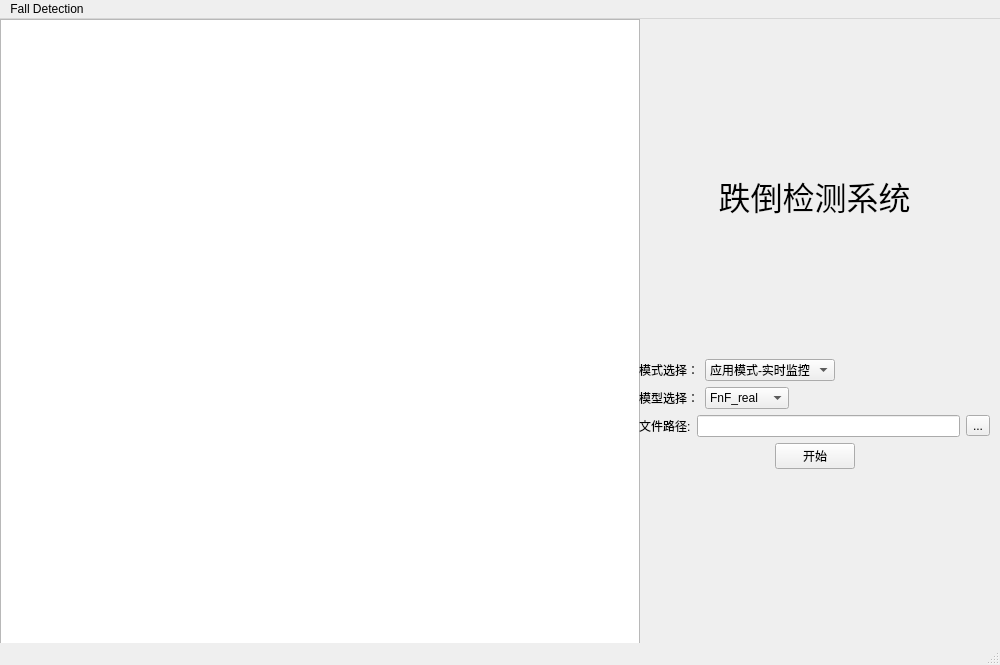
<?xml version="1.0" encoding="UTF-8"?>
<ui version="4.0">
    <class>MainWindow</class>
    <widget class="QMainWindow" name="MainWindow">
        <property name="geometry">
            <rect>
                <x>0</x>
                <y>0</y>
                <width>1000</width>
                <height>665</height>
            </rect>
        </property>
        <property name="windowTitle">
            <string>MainWindow</string>
        </property>
        <widget class="QWidget" name="centralwidget">
            <widget class="QGraphicsView" name="graphicsView">
                <property name="geometry">
                    <rect>
                        <x>0</x>
                        <y>0</y>
                        <width>640</width>
                        <height>640</height>
                    </rect>
                </property>
            </widget>
            <widget class="QWidget" name="">
                <property name="geometry">
                    <rect>
                        <x>639</x>
                        <y>21</y>
                        <width>351</width>
                        <height>561</height>
                    </rect>
                </property>
                <layout class="QVBoxLayout" name="verticalLayout_2">
                    <item>
                        <spacer name="verticalSpacer_3">
                            <property name="orientation">
                                <enum>Qt::Vertical</enum>
                            </property>
                            <property name="sizeHint" stdset="0">
                                <size>
                                    <width>20</width>
                                    <height>40</height>
                                </size>
                            </property>
                        </spacer>
                    </item>
                    <item>
                        <widget class="QLabel" name="label_4">
                            <property name="text">
                                <string>
                                    &lt;html&gt;&lt;head/&gt;&lt;body&gt;&lt;p&gt;&lt;span
                                    style=&quot;
                                    font-size:24pt;&quot;&gt;跌倒检测系统&lt;/span&gt;&lt;/p&gt;&lt;/body&gt;&lt;/html&gt;</string>
                            </property>
                            <property name="alignment">
                                <set>Qt::AlignCenter</set>
                            </property>
                        </widget>
                    </item>
                    <item>
                        <spacer name="verticalSpacer_2">
                            <property name="orientation">
                                <enum>Qt::Vertical</enum>
                            </property>
                            <property name="sizeHint" stdset="0">
                                <size>
                                    <width>20</width>
                                    <height>40</height>
                                </size>
                            </property>
                        </spacer>
                    </item>
                    <item>
                        <layout class="QVBoxLayout" name="verticalLayout">
                            <item>
                                <layout class="QHBoxLayout" name="horizontalLayout_4">
                                    <item>
                                        <widget class="QLabel" name="label_2">
                                            <property name="text">
                                                <string>模式选择：</string>
                                            </property>
                                        </widget>
                                    </item>
                                    <item>
                                        <widget class="QComboBox" name="comboBox">
                                            <item>
                                                <property name="text">
                                                    <string>应用模式-实时监控</string>
                                                </property>
                                            </item>
                                            <item>
                                                <property name="text">
                                                    <string>测试模式-实时监控</string>
                                                </property>
                                            </item>
                                            <item>
                                                <property name="text">
                                                    <string>测试模式-图片</string>
                                                </property>
                                            </item>
                                            <item>
                                                <property name="text">
                                                    <string>测试模式-视频</string>
                                                </property>
                                            </item>
                                        </widget>
                                    </item>
                                    <item>
                                        <spacer name="horizontalSpacer_2">
                                            <property name="orientation">
                                                <enum>Qt::Horizontal</enum>
                                            </property>
                                            <property name="sizeHint" stdset="0">
                                                <size>
                                                    <width>40</width>
                                                    <height>20</height>
                                                </size>
                                            </property>
                                        </spacer>
                                    </item>
                                </layout>
                            </item>
                            <item>
                                <layout class="QHBoxLayout" name="horizontalLayout_3">
                                    <item>
                                        <widget class="QLabel" name="label_3">
                                            <property name="text">
                                                <string>模型选择：</string>
                                            </property>
                                        </widget>
                                    </item>
                                    <item>
                                        <widget class="QComboBox" name="comboBox_2">
                                            <item>
                                                <property name="text">
                                                    <string>FnF_real</string>
                                                </property>
                                            </item>
                                            <item>
                                                <property name="text">
                                                    <string>FnF_test</string>
                                                </property>
                                            </item>
                                            <item>
                                                <property name="text">
                                                    <string>Fall_test</string>
                                                </property>
                                            </item>
                                            <item>
                                                <property name="text">
                                                    <string>Face_test</string>
                                                </property>
                                            </item>
                                        </widget>
                                    </item>
                                    <item>
                                        <spacer name="horizontalSpacer">
                                            <property name="orientation">
                                                <enum>Qt::Horizontal</enum>
                                            </property>
                                            <property name="sizeHint" stdset="0">
                                                <size>
                                                    <width>40</width>
                                                    <height>20</height>
                                                </size>
                                            </property>
                                        </spacer>
                                    </item>
                                </layout>
                            </item>
                            <item>
                                <layout class="QHBoxLayout" name="horizontalLayout_2">
                                    <item>
                                        <widget class="QLabel" name="label">
                                            <property name="text">
                                                <string>文件路径:</string>
                                            </property>
                                        </widget>
                                    </item>
                                    <item>
                                        <widget class="QLineEdit" name="lineEdit" />
                                    </item>
                                    <item>
                                        <widget class="QToolButton" name="toolButton">
                                            <property name="text">
                                                <string>...</string>
                                            </property>
                                        </widget>
                                    </item>
                                </layout>
                            </item>
                            <item>
                                <layout class="QHBoxLayout" name="horizontalLayout">
                                    <item>
                                        <spacer name="horizontalSpacer_3">
                                            <property name="orientation">
                                                <enum>Qt::Horizontal</enum>
                                            </property>
                                            <property name="sizeHint" stdset="0">
                                                <size>
                                                    <width>40</width>
                                                    <height>20</height>
                                                </size>
                                            </property>
                                        </spacer>
                                    </item>
                                    <item>
                                        <widget class="QPushButton" name="pushButton_2">
                                            <property name="text">
                                                <string>开始</string>
                                            </property>
                                        </widget>
                                    </item>
                                    <item>
                                        <spacer name="horizontalSpacer_4">
                                            <property name="orientation">
                                                <enum>Qt::Horizontal</enum>
                                            </property>
                                            <property name="sizeHint" stdset="0">
                                                <size>
                                                    <width>40</width>
                                                    <height>20</height>
                                                </size>
                                            </property>
                                        </spacer>
                                    </item>
                                </layout>
                            </item>
                        </layout>
                    </item>
                    <item>
                        <spacer name="verticalSpacer">
                            <property name="orientation">
                                <enum>Qt::Vertical</enum>
                            </property>
                            <property name="sizeHint" stdset="0">
                                <size>
                                    <width>20</width>
                                    <height>40</height>
                                </size>
                            </property>
                        </spacer>
                    </item>
                </layout>
            </widget>
        </widget>
        <widget class="QMenuBar" name="menubar">
            <property name="geometry">
                <rect>
                    <x>0</x>
                    <y>0</y>
                    <width>1000</width>
                    <height>24</height>
                </rect>
            </property>
            <widget class="QMenu" name="menuFall_Detection">
                <property name="title">
                    <string>Fall Detection</string>
                </property>
                <addaction name="action_Fall_Detection" />
                <addaction name="separator" />
                <addaction name="action_Fall_Detection_2" />
            </widget>
            <addaction name="menuFall_Detection" />
        </widget>
        <widget class="QStatusBar" name="statusbar" />
        <action name="action_Fall_Detection">
            <property name="text">
                <string>关于Fall Detection</string>
            </property>
        </action>
        <action name="action_Fall_Detection_2">
            <property name="text">
                <string>退出Fall Detection</string>
            </property>
        </action>
    </widget>
    <resources />
    <connections />
</ui>
